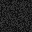
Frame 1 (no input)
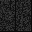
Frame 60 (the mouse pressed at the canvas centre just before this capture)
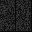
Frame 120 (the mouse held since frame 60 and released just before this capture)

The Processing sketch that drew these frames (run headless with seeded random() and noise(); from frame 60 on, the mouse is pressed at the canvas centre):

// Processing sketch: fog_split
// ── fog_split.pde
float[] Dbrightness = new float[1024];
float[] Dx = new float[32];
float[] Dy = new float[32];


void setup() {
  size(32, 32);
  for (int i = 0; i < 1024; i++) {
    Dbrightness[i] = random(10, 80);
  }
  for (int i = 0; i < 32; i++) {
    Dx[i] = i;
    Dy[i] = i;
  }
}

void draw() {
  background(10);
  for (int i = 0; i < 1024; i++) {
    stroke(Dbrightness[i]);
    point(Dx[i%32], Dy[floor(i/32)]);
  }
  for (int i = 0; i < 32; i++) {
    if (Dx[i] <= 15.5) {
      Dx[i] -= 0.1;
      if (Dx[i] < 0) {
        Dx[i] = 15.5;
      }
    }
    if (Dx[i] > 15.5) {
      Dx[i] += 0.1;
      if (Dx[i] > 31) {
        Dx[i] = 15.6;
      }
    }
    Dy[i] -= 0.1;
    if (Dy[i] < 0) {
      Dy[i] = 31;
    }
  }
}
